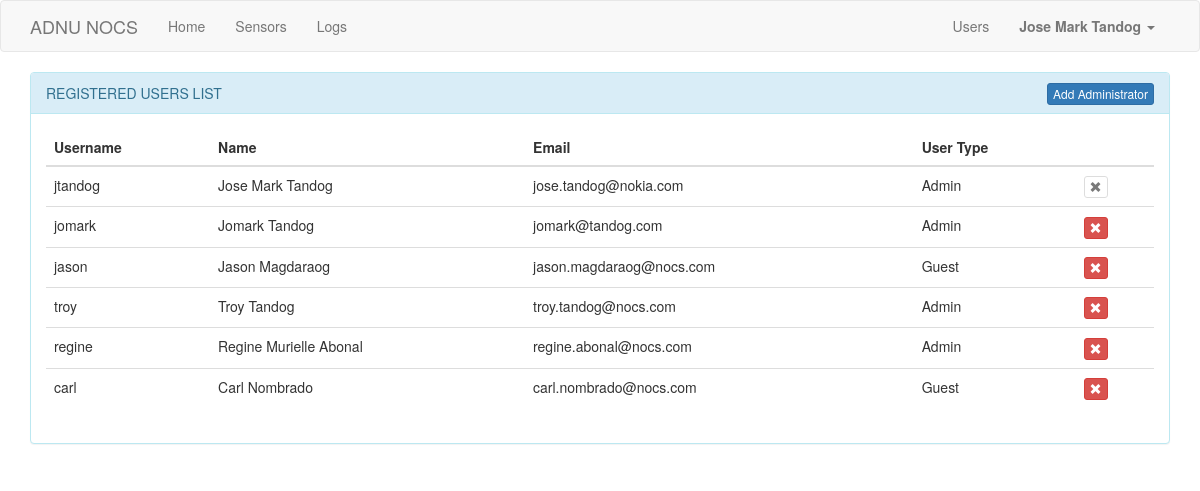
Screenshot of /users (signed in) with the database file from the repository.
### app/models.py (models this page shows, shortened)
class User(UserMixin, db.Model):
	id = db.Column(db.Integer, primary_key=True)
	username = db.Column(db.String(64), index=True, unique=True)
	name = db.Column(db.String(120), index=True, unique=True)
	email = db.Column(db.String(120), index=True, unique=True)
	user_type = db.Column(db.String(120), index=True)
	password_hash = db.Column(db.String(128))
	posts = db.relationship('Post', backref='author', lazy='dynamic')
	about_me = db.Column(db.String(140))
	last_seen = db.Column(db.DateTime, default=datetime.utcnow)
	followed = db.relationship('User', secondary=followers,\
		primaryjoin=(followers.c.follower_id == id),\
		secondaryjoin=(followers.c.followed_id == id),\
		backref=db.backref('followers', lazy='dynamic'), lazy='dynamic')

### app/routes.py (the view)
@app.route('/users')
@login_required
def users():
    if current_user.user_type != 'Admin':
        return redirect(url_for('index'))
    users = User.query.all()
    return render_template('users.html', title='Users', users=users, current_user=current_user)

### app/models.py (called while the page is built)
@login.user_loader
def load_user(id):
	return User.query.get(int(id))

### app/routes.py (called while the page is built)
@app.before_request
def before_request():
    if current_user.is_authenticated:
        current_user.last_seen = datetime.utcnow()
        db.session.commit()

### app/templates/users.html
{% extends "base.html" %}
{% block app_content %}
    <div class="panel panel-info">
      <div class="panel-heading">
        REGISTERED USERS LIST
        <a href="{{ url_for('register', user_type='Admin') }}" class="btn btn-primary btn-xs" style="float: right;">
            Add Administrator
        </a>
      </div>
      <div class="panel-body">
        <table class="table table-hover">
            <thead>
            <tr>
                <th>Username</th>
                <th>Name</th>
                <th>Email</th>
                <th>User Type</th>
                <th></th>
            </tr>
            </thead>
            <tbody>
                {% for user in users%}
                    <tr>
                        <td>{{ user.username }}</td>
                        <td>{{ user.name }}</td>
                        <td>{{ user.email }}</td>
                        <td>{{ user.user_type }}</td>
                        <td>
                            {% if current_user.id == user.id %}
                                <button type="submit" class="btn btn-default btn-xs" disabled="true">
                                    <span class="glyphicon glyphicon-remove" aria-hidden="true"></span>
                                </button>
                            {% else %}
                                <form method="post" action="{{ url_for('remove', id=user.id) }}">
                                    <button type="submit" class="btn btn-danger btn-xs">
                                        <span class="glyphicon glyphicon-remove" aria-hidden="true"></span>
                                    </button>
                                </form>
                            {% endif %}
                        </td>
                    </tr>
                {% endfor %}
            </tbody>
        </table>
      </div>
    </div>
{% endblock %}

### app/templates/base.html (shortened to what this page needs)
{% extends 'bootstrap/base.html' %}
{% block navbar %}
    <nav class="navbar navbar-default">
        <div class="container">
            <div class="navbar-header">
                <a class="navbar-brand" href="{{ url_for('index') }}">ADNU NOCS</a>
            </div>
            <div class="collapse navbar-collapse" id="bs-example-navbar-collapse-1">
                <ul class="nav navbar-nav">
                    <li><a href="{{ url_for('index') }}">Home</a></li>
                    {% if current_user.is_authenticated %}
                    <li><a href="{{ url_for('sensor') }}">Sensors</a></li>
                    <li><a href="{{ url_for('csv_page') }}">Logs</a></li>
                    {% endif %}
                </ul>
                <ul class="nav navbar-nav navbar-right">
                    {% if current_user.is_anonymous %}
                        <li><a href="{{ url_for('login') }}">Login</a></li>
                    {% else %}
                        {% if current_user.user_type == 'Admin' %}
                            <li><a href="{{ url_for('users') }}">Users</a></li>
                        {% endif %}
                        <li class="dropdown">
                        <a href="#" class="dropdown-toggle" data-toggle="dropdown" role="button" aria-haspopup="true" aria-expanded="false"><b> {{ current_user.name }} </b> <span class="caret"></span></a>
                      </li>
                    {% endif %}
                </ul>
            </div>
        </div>
    </nav>
{% endblock %}
{% block content %}
    <div class="container">
        {% block app_content %}{% endblock %}
    </div>
{% endblock %}
{% block styles %}
    {{ super () }}
    <link rel="stylesheet" href="{{ url_for('static', filename='styles.css') }}">
    <link rel="stylesheet" href="{{ url_for('static', filename='dataTables.bootstrap.min.css') }}">
{% endblock %}

### app/static/styles.css (style rules this page uses)
html { overflow-y: scroll; }

### rows the page displays
User: name "Jose Mark Tandog", username "jtandog", email "jose.tandog@nokia.com", user_type "Admin"
User: username "jomark", name "Jomark Tandog", email "jomark@tandog.com", user_type "Admin"
User: username "jason", name "Jason Magdaraog", email "jason.magdaraog@nocs.com", user_type "Guest"
User: username "troy", name "Troy Tandog", email "troy.tandog@nocs.com", user_type "Admin"
User: username "regine", name "Regine Murielle Abonal", email "regine.abonal@nocs.com", user_type "Admin"
User: username "carl", name "Carl Nombrado", email "carl.nombrado@nocs.com", user_type "Guest"
